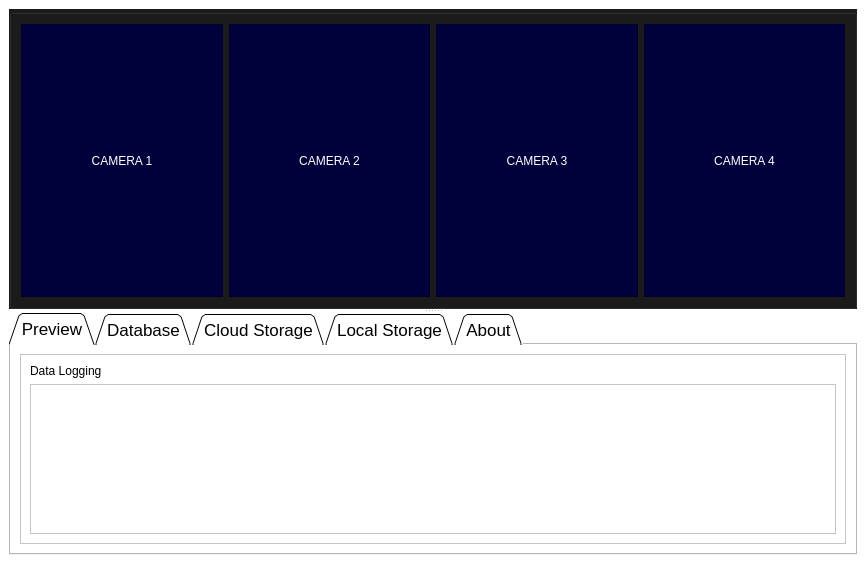
<?xml version="1.0" encoding="UTF-8"?>
<ui version="4.0">
 <author>Eugene B. Oca</author>
 <class>MainWindow</class>
 <widget class="QMainWindow" name="MainWindow">
  <property name="windowModality">
   <enum>Qt::NonModal</enum>
  </property>
  <property name="geometry">
   <rect>
    <x>0</x>
    <y>0</y>
    <width>866</width>
    <height>586</height>
   </rect>
  </property>
  <property name="windowTitle">
   <string>CDS-1</string>
  </property>
  <property name="windowIcon">
   <iconset>
    <activeon>:/Logo/src/icon/Altech Logo.png</activeon>
   </iconset>
  </property>
  <property name="styleSheet">
   <string notr="true">background-color: rgb(255, 255, 255);</string>
  </property>
  <widget class="QWidget" name="centralwidget">
   <layout class="QGridLayout" name="gridLayout">
    <item row="0" column="0">
     <widget class="QSplitter" name="splitter">
      <property name="orientation">
       <enum>Qt::Vertical</enum>
      </property>
      <widget class="QGroupBox" name="groupBox">
       <property name="sizePolicy">
        <sizepolicy hsizetype="Preferred" vsizetype="Preferred">
         <horstretch>0</horstretch>
         <verstretch>1</verstretch>
        </sizepolicy>
       </property>
       <property name="minimumSize">
        <size>
         <width>0</width>
         <height>300</height>
        </size>
       </property>
       <property name="font">
        <font>
         <family>Segoe UI</family>
         <pointsize>9</pointsize>
        </font>
       </property>
       <property name="autoFillBackground">
        <bool>false</bool>
       </property>
       <property name="styleSheet">
        <string notr="true">background-color: rgb(27, 27, 27);</string>
       </property>
       <property name="title">
        <string/>
       </property>
       <property name="flat">
        <bool>false</bool>
       </property>
       <property name="checkable">
        <bool>false</bool>
       </property>
       <layout class="QGridLayout" name="gridLayout_2">
        <item row="0" column="2">
         <widget class="QLabel" name="camWindow3">
          <property name="sizePolicy">
           <sizepolicy hsizetype="Ignored" vsizetype="Ignored">
            <horstretch>0</horstretch>
            <verstretch>0</verstretch>
           </sizepolicy>
          </property>
          <property name="cursor">
           <cursorShape>CrossCursor</cursorShape>
          </property>
          <property name="styleSheet">
           <string notr="true">background-color: rgb(0, 0, 58);
font: 8pt &quot;Segoe UI&quot;;
color: rgb(255, 255, 255);</string>
          </property>
          <property name="frameShape">
           <enum>QFrame::StyledPanel</enum>
          </property>
          <property name="text">
           <string>CAMERA 3</string>
          </property>
          <property name="scaledContents">
           <bool>true</bool>
          </property>
          <property name="alignment">
           <set>Qt::AlignCenter</set>
          </property>
         </widget>
        </item>
        <item row="0" column="1">
         <widget class="QLabel" name="camWindow2">
          <property name="sizePolicy">
           <sizepolicy hsizetype="Ignored" vsizetype="Ignored">
            <horstretch>0</horstretch>
            <verstretch>0</verstretch>
           </sizepolicy>
          </property>
          <property name="cursor">
           <cursorShape>CrossCursor</cursorShape>
          </property>
          <property name="styleSheet">
           <string notr="true">background-color: rgb(0, 0, 58);
font: 8pt &quot;Segoe UI&quot;;
color: rgb(255, 255, 255);</string>
          </property>
          <property name="frameShape">
           <enum>QFrame::StyledPanel</enum>
          </property>
          <property name="text">
           <string>CAMERA 2</string>
          </property>
          <property name="scaledContents">
           <bool>true</bool>
          </property>
          <property name="alignment">
           <set>Qt::AlignCenter</set>
          </property>
         </widget>
        </item>
        <item row="0" column="0">
         <widget class="QLabel" name="camWindow1">
          <property name="sizePolicy">
           <sizepolicy hsizetype="Ignored" vsizetype="Ignored">
            <horstretch>0</horstretch>
            <verstretch>0</verstretch>
           </sizepolicy>
          </property>
          <property name="cursor">
           <cursorShape>CrossCursor</cursorShape>
          </property>
          <property name="styleSheet">
           <string notr="true">background-color: rgb(0, 0, 58);
font: 8pt &quot;Segoe UI&quot;;
color: rgb(255, 255, 255);</string>
          </property>
          <property name="frameShape">
           <enum>QFrame::StyledPanel</enum>
          </property>
          <property name="text">
           <string>CAMERA 1</string>
          </property>
          <property name="scaledContents">
           <bool>true</bool>
          </property>
          <property name="alignment">
           <set>Qt::AlignCenter</set>
          </property>
         </widget>
        </item>
        <item row="0" column="3">
         <widget class="QLabel" name="camWindow4">
          <property name="sizePolicy">
           <sizepolicy hsizetype="Ignored" vsizetype="Ignored">
            <horstretch>0</horstretch>
            <verstretch>0</verstretch>
           </sizepolicy>
          </property>
          <property name="cursor">
           <cursorShape>CrossCursor</cursorShape>
          </property>
          <property name="styleSheet">
           <string notr="true">background-color: rgb(0, 0, 58);
font: 8pt &quot;Segoe UI&quot;;
color: rgb(255, 255, 255);</string>
          </property>
          <property name="frameShape">
           <enum>QFrame::StyledPanel</enum>
          </property>
          <property name="text">
           <string>CAMERA 4</string>
          </property>
          <property name="scaledContents">
           <bool>true</bool>
          </property>
          <property name="alignment">
           <set>Qt::AlignCenter</set>
          </property>
         </widget>
        </item>
       </layout>
      </widget>
      <widget class="QTabWidget" name="tabs">
       <property name="sizePolicy">
        <sizepolicy hsizetype="Expanding" vsizetype="Expanding">
         <horstretch>0</horstretch>
         <verstretch>0</verstretch>
        </sizepolicy>
       </property>
       <property name="font">
        <font>
         <family>Segoe UI</family>
         <pointsize>13</pointsize>
         <weight>50</weight>
         <italic>false</italic>
         <bold>false</bold>
        </font>
       </property>
       <property name="autoFillBackground">
        <bool>false</bool>
       </property>
       <property name="styleSheet">
        <string notr="true">font: 13pt &quot;Segoe UI&quot;;</string>
       </property>
       <property name="tabShape">
        <enum>QTabWidget::Triangular</enum>
       </property>
       <property name="currentIndex">
        <number>0</number>
       </property>
       <widget class="QWidget" name="tab">
        <attribute name="icon">
         <iconset resource="resources.qrc">
          <normaloff>:/preview_icon/src/icon/preview.png</normaloff>:/preview_icon/src/icon/preview.png</iconset>
        </attribute>
        <attribute name="title">
         <string>Preview</string>
        </attribute>
        <layout class="QHBoxLayout" name="horizontalLayout">
         <item>
          <widget class="QFrame" name="frame">
           <property name="frameShape">
            <enum>QFrame::StyledPanel</enum>
           </property>
           <property name="frameShadow">
            <enum>QFrame::Raised</enum>
           </property>
           <layout class="QGridLayout" name="gridLayout_3">
            <item row="0" column="0">
             <widget class="QLabel" name="label">
              <property name="styleSheet">
               <string notr="true">font: 13pt &quot;Segoe UI&quot;;</string>
              </property>
              <property name="text">
               <string>Data Logging</string>
              </property>
             </widget>
            </item>
            <item row="1" column="0">
             <widget class="QTextEdit" name="txt_log">
              <property name="styleSheet">
               <string notr="true">font: 13pt &quot;Segoe UI&quot;;</string>
              </property>
              <property name="readOnly">
               <bool>true</bool>
              </property>
             </widget>
            </item>
           </layout>
          </widget>
         </item>
        </layout>
       </widget>
       <widget class="QWidget" name="tab_5">
        <attribute name="icon">
         <iconset resource="resources.qrc">
          <normaloff>:/database_icon/src/icon/database.png</normaloff>:/database_icon/src/icon/database.png</iconset>
        </attribute>
        <attribute name="title">
         <string>Database</string>
        </attribute>
        <layout class="QGridLayout" name="gridLayout_6">
         <item row="0" column="0">
          <widget class="QGroupBox" name="groupBox_2">
           <property name="styleSheet">
            <string notr="true">font: 9pt &quot;Segoe UI&quot;;</string>
           </property>
           <property name="title">
            <string>Actions</string>
           </property>
           <layout class="QGridLayout" name="gridLayout_5">
            <item row="2" column="0">
             <spacer name="verticalSpacer">
              <property name="orientation">
               <enum>Qt::Vertical</enum>
              </property>
              <property name="sizeHint" stdset="0">
               <size>
                <width>20</width>
                <height>40</height>
               </size>
              </property>
             </spacer>
            </item>
            <item row="1" column="0">
             <widget class="QPushButton" name="btn_EraseIdentity">
              <property name="autoFillBackground">
               <bool>false</bool>
              </property>
              <property name="styleSheet">
               <string notr="true">background-color: rgb(75, 150, 0);
font: 13pt &quot;Segoe UI&quot;;</string>
              </property>
              <property name="text">
               <string>Erase Existing Identity</string>
              </property>
              <property name="default">
               <bool>true</bool>
              </property>
              <property name="flat">
               <bool>true</bool>
              </property>
             </widget>
            </item>
            <item row="0" column="0">
             <widget class="QPushButton" name="btn_RegisterIdentity">
              <property name="autoFillBackground">
               <bool>false</bool>
              </property>
              <property name="styleSheet">
               <string notr="true">background-color: rgb(75, 150, 0);
font: 13pt &quot;Segoe UI&quot;;</string>
              </property>
              <property name="text">
               <string>Register New Identity</string>
              </property>
              <property name="default">
               <bool>true</bool>
              </property>
              <property name="flat">
               <bool>true</bool>
              </property>
             </widget>
            </item>
           </layout>
          </widget>
         </item>
         <item row="0" column="1">
          <widget class="QFrame" name="frame_2">
           <property name="frameShape">
            <enum>QFrame::StyledPanel</enum>
           </property>
           <property name="frameShadow">
            <enum>QFrame::Raised</enum>
           </property>
           <layout class="QGridLayout" name="gridLayout_4">
            <item row="2" column="0">
             <widget class="QListView" name="list_names">
              <property name="styleSheet">
               <string notr="true">font: 13pt &quot;Segoe UI&quot;;</string>
              </property>
              <property name="frameShadow">
               <enum>QFrame::Plain</enum>
              </property>
             </widget>
            </item>
            <item row="1" column="0">
             <widget class="QLabel" name="label_2">
              <property name="styleSheet">
               <string notr="true">font: 13pt &quot;Segoe UI&quot;;</string>
              </property>
              <property name="text">
               <string>Authorized Identities</string>
              </property>
             </widget>
            </item>
           </layout>
          </widget>
         </item>
        </layout>
       </widget>
       <widget class="QWidget" name="tab_3">
        <attribute name="icon">
         <iconset resource="resources.qrc">
          <normaloff>:/cloud_icon/src/icon/cloud.png</normaloff>:/cloud_icon/src/icon/cloud.png</iconset>
        </attribute>
        <attribute name="title">
         <string>Cloud Storage</string>
        </attribute>
        <layout class="QGridLayout" name="gridLayout_9">
         <item row="0" column="0">
          <widget class="QFrame" name="frame_4">
           <property name="frameShape">
            <enum>QFrame::StyledPanel</enum>
           </property>
           <property name="frameShadow">
            <enum>QFrame::Raised</enum>
           </property>
           <layout class="QGridLayout" name="gridLayout_8"/>
          </widget>
         </item>
         <item row="0" column="1">
          <widget class="QFrame" name="frame_3">
           <property name="frameShape">
            <enum>QFrame::StyledPanel</enum>
           </property>
           <property name="frameShadow">
            <enum>QFrame::Raised</enum>
           </property>
           <layout class="QGridLayout" name="gridLayout_7">
            <item row="1" column="0">
             <widget class="QTreeWidget" name="tree_cloud_directory">
              <property name="styleSheet">
               <string notr="true">font: 13pt &quot;Segoe UI&quot;;</string>
              </property>
              <property name="sizeAdjustPolicy">
               <enum>QAbstractScrollArea::AdjustToContents</enum>
              </property>
              <column>
               <property name="text">
                <string>Cloud Directory</string>
               </property>
              </column>
              <column>
               <property name="text">
                <string>Date &amp; Time</string>
               </property>
              </column>
              <column>
               <property name="text">
                <string>ID</string>
               </property>
              </column>
             </widget>
            </item>
           </layout>
          </widget>
         </item>
        </layout>
       </widget>
       <widget class="QWidget" name="tab_4">
        <attribute name="icon">
         <iconset resource="resources.qrc">
          <normaloff>:/storage_icon/src/icon/storage.png</normaloff>:/storage_icon/src/icon/storage.png</iconset>
        </attribute>
        <attribute name="title">
         <string>Local Storage</string>
        </attribute>
        <layout class="QGridLayout" name="gridLayout_12">
         <item row="0" column="1">
          <widget class="QFrame" name="frame_5">
           <property name="frameShape">
            <enum>QFrame::StyledPanel</enum>
           </property>
           <property name="frameShadow">
            <enum>QFrame::Raised</enum>
           </property>
           <layout class="QGridLayout" name="gridLayout_10">
            <item row="1" column="0">
             <widget class="QTreeWidget" name="tree_local_directory">
              <property name="autoFillBackground">
               <bool>false</bool>
              </property>
              <property name="styleSheet">
               <string notr="true">font: 13pt &quot;Segoe UI&quot;;</string>
              </property>
              <property name="sizeAdjustPolicy">
               <enum>QAbstractScrollArea::AdjustIgnored</enum>
              </property>
              <property name="alternatingRowColors">
               <bool>false</bool>
              </property>
              <column>
               <property name="text">
                <string>Local Directory</string>
               </property>
              </column>
              <column>
               <property name="text">
                <string>Date &amp; Time</string>
               </property>
              </column>
             </widget>
            </item>
            <item row="2" column="0">
             <widget class="QPushButton" name="btn_sync">
              <property name="autoFillBackground">
               <bool>false</bool>
              </property>
              <property name="styleSheet">
               <string notr="true">background-color: rgb(75, 150, 0);
font: 13pt &quot;Segoe UI&quot;;</string>
              </property>
              <property name="text">
               <string>Sync</string>
              </property>
              <property name="icon">
               <iconset resource="resources.qrc">
                <normaloff>:/upload_icon/src/icon/upload.png</normaloff>:/upload_icon/src/icon/upload.png</iconset>
              </property>
              <property name="default">
               <bool>true</bool>
              </property>
              <property name="flat">
               <bool>true</bool>
              </property>
             </widget>
            </item>
           </layout>
          </widget>
         </item>
        </layout>
       </widget>
       <widget class="QWidget" name="tab_2">
        <attribute name="icon">
         <iconset resource="resources.qrc">
          <normaloff>:/about_icon/src/icon/about.png</normaloff>:/about_icon/src/icon/about.png</iconset>
        </attribute>
        <attribute name="title">
         <string>About</string>
        </attribute>
        <layout class="QGridLayout" name="gridLayout_16">
         <item row="0" column="0">
          <layout class="QGridLayout" name="gridLayout_13">
           <item row="1" column="1">
            <layout class="QGridLayout" name="gridLayout_14">
             <property name="horizontalSpacing">
              <number>30</number>
             </property>
             <item row="1" column="1">
              <widget class="QLabel" name="label_9">
               <property name="styleSheet">
                <string notr="true">font: 13pt &quot;Segoe UI&quot;;</string>
               </property>
               <property name="text">
                <string>Aesthetics &amp; Ergonomics</string>
               </property>
               <property name="alignment">
                <set>Qt::AlignCenter</set>
               </property>
              </widget>
             </item>
             <item row="1" column="0">
              <widget class="QLabel" name="label_8">
               <property name="styleSheet">
                <string notr="true">font: 13pt &quot;Segoe UI&quot;;</string>
               </property>
               <property name="text">
                <string>Daniela L. Espeña</string>
               </property>
               <property name="alignment">
                <set>Qt::AlignCenter</set>
               </property>
              </widget>
             </item>
             <item row="0" column="0">
              <widget class="QLabel" name="label_6">
               <property name="styleSheet">
                <string notr="true">font: 13pt &quot;Segoe UI&quot;;</string>
               </property>
               <property name="text">
                <string>Eugene B. Oca</string>
               </property>
               <property name="alignment">
                <set>Qt::AlignCenter</set>
               </property>
              </widget>
             </item>
             <item row="0" column="1">
              <widget class="QLabel" name="label_7">
               <property name="styleSheet">
                <string notr="true">font: 13pt &quot;Segoe UI&quot;;</string>
               </property>
               <property name="text">
                <string>Machine Learning Programmer</string>
               </property>
               <property name="alignment">
                <set>Qt::AlignCenter</set>
               </property>
              </widget>
             </item>
             <item row="2" column="0">
              <widget class="QLabel" name="label_10">
               <property name="styleSheet">
                <string notr="true">font: 13pt &quot;Segoe UI&quot;;</string>
               </property>
               <property name="text">
                <string>Allen Joshua G. Calderon</string>
               </property>
               <property name="alignment">
                <set>Qt::AlignCenter</set>
               </property>
              </widget>
             </item>
             <item row="2" column="1">
              <widget class="QLabel" name="label_11">
               <property name="styleSheet">
                <string notr="true">font: 13pt &quot;Segoe UI&quot;;</string>
               </property>
               <property name="text">
                <string>Circuit Design Integrator</string>
               </property>
               <property name="alignment">
                <set>Qt::AlignCenter</set>
               </property>
              </widget>
             </item>
            </layout>
           </item>
           <item row="0" column="0">
            <spacer name="horizontalSpacer">
             <property name="orientation">
              <enum>Qt::Horizontal</enum>
             </property>
             <property name="sizeHint" stdset="0">
              <size>
               <width>40</width>
               <height>20</height>
              </size>
             </property>
            </spacer>
           </item>
           <item row="0" column="1">
            <widget class="QLabel" name="label_4">
             <property name="minimumSize">
              <size>
               <width>0</width>
               <height>0</height>
              </size>
             </property>
             <property name="styleSheet">
              <string notr="true">font: 12pt &quot;Segoe UI&quot;;</string>
             </property>
             <property name="frameShape">
              <enum>QFrame::NoFrame</enum>
             </property>
             <property name="text">
              <string>AL-TECHNOLOGIES</string>
             </property>
             <property name="alignment">
              <set>Qt::AlignCenter</set>
             </property>
             <property name="wordWrap">
              <bool>false</bool>
             </property>
            </widget>
           </item>
           <item row="0" column="2">
            <spacer name="horizontalSpacer_2">
             <property name="orientation">
              <enum>Qt::Horizontal</enum>
             </property>
             <property name="sizeHint" stdset="0">
              <size>
               <width>40</width>
               <height>20</height>
              </size>
             </property>
            </spacer>
           </item>
          </layout>
         </item>
        </layout>
       </widget>
      </widget>
     </widget>
    </item>
   </layout>
  </widget>
  <widget class="QMenuBar" name="menubar">
   <property name="geometry">
    <rect>
     <x>0</x>
     <y>0</y>
     <width>866</width>
     <height>21</height>
    </rect>
   </property>
  </widget>
  <widget class="QStatusBar" name="statusbar"/>
 </widget>
 <resources>
  <include location="resources.qrc"/>
 </resources>
 <connections/>
</ui>
